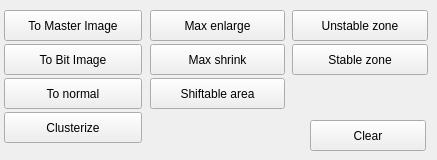
   <widget class="QWidget" name="tab3">
    <attribute name="title">
     <string>Make Image</string>
    </attribute>
    <widget class="QPushButton" name="pushButtonMaxEnlarge">
     <property name="geometry">
      <rect>
       <x>150</x>
       <y>10</y>
       <width>135</width>
       <height>31</height>
      </rect>
     </property>
     <property name="text">
      <string>Max enlarge</string>
     </property>
    </widget>
    <widget class="QPushButton" name="pushButtonMaxShrink">
     <property name="geometry">
      <rect>
       <x>150</x>
       <y>44</y>
       <width>135</width>
       <height>31</height>
      </rect>
     </property>
     <property name="text">
      <string>Max shrink</string>
     </property>
    </widget>
    <widget class="QPushButton" name="pushButtonShiftable">
     <property name="geometry">
      <rect>
       <x>150</x>
       <y>78</y>
       <width>135</width>
       <height>31</height>
      </rect>
     </property>
     <property name="text">
      <string>Shiftable area</string>
     </property>
    </widget>
    <widget class="QPushButton" name="pushButtonUnstableZone">
     <property name="geometry">
      <rect>
       <x>292</x>
       <y>10</y>
       <width>136</width>
       <height>31</height>
      </rect>
     </property>
     <property name="text">
      <string>Unstable zone</string>
     </property>
    </widget>
    <widget class="QPushButton" name="pushButtonClearImage">
     <property name="geometry">
      <rect>
       <x>310</x>
       <y>120</y>
       <width>116</width>
       <height>31</height>
      </rect>
     </property>
     <property name="text">
      <string>Clear</string>
     </property>
     <property name="icon">
      <iconset resource="PropertyGerberFast.qrc">
       <normaloff>:/Qtres/Clear.png</normaloff>:/Qtres/Clear.png</iconset>
     </property>
    </widget>
    <widget class="QPushButton" name="pushButtonToImage">
     <property name="geometry">
      <rect>
       <x>4</x>
       <y>10</y>
       <width>138</width>
       <height>31</height>
      </rect>
     </property>
     <property name="text">
      <string>To Master Image</string>
     </property>
    </widget>
    <widget class="QPushButton" name="pushButtonStableZone">
     <property name="geometry">
      <rect>
       <x>292</x>
       <y>44</y>
       <width>136</width>
       <height>31</height>
      </rect>
     </property>
     <property name="text">
      <string>Stable zone</string>
     </property>
    </widget>
    <widget class="QPushButton" name="pushButtonToNormalImage">
     <property name="geometry">
      <rect>
       <x>4</x>
       <y>78</y>
       <width>138</width>
       <height>31</height>
      </rect>
     </property>
     <property name="text">
      <string>To normal</string>
     </property>
    </widget>
    <widget class="QPushButton" name="pushButtonToBitImage">
     <property name="geometry">
      <rect>
       <x>4</x>
       <y>44</y>
       <width>138</width>
       <height>31</height>
      </rect>
     </property>
     <property name="text">
      <string>To Bit Image</string>
     </property>
    </widget>
    <widget class="QPushButton" name="pushButtonMakeCluster">
     <property name="geometry">
      <rect>
       <x>4</x>
       <y>112</y>
       <width>138</width>
       <height>31</height>
      </rect>
     </property>
     <property name="text">
      <string>Clusterize</string>
     </property>
    </widget>
   </widget>
